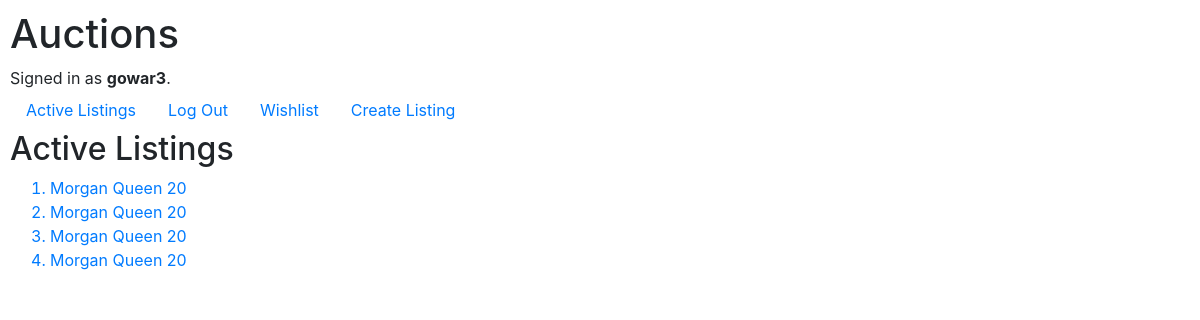
The app's page /auctions/ (signed in), older data.
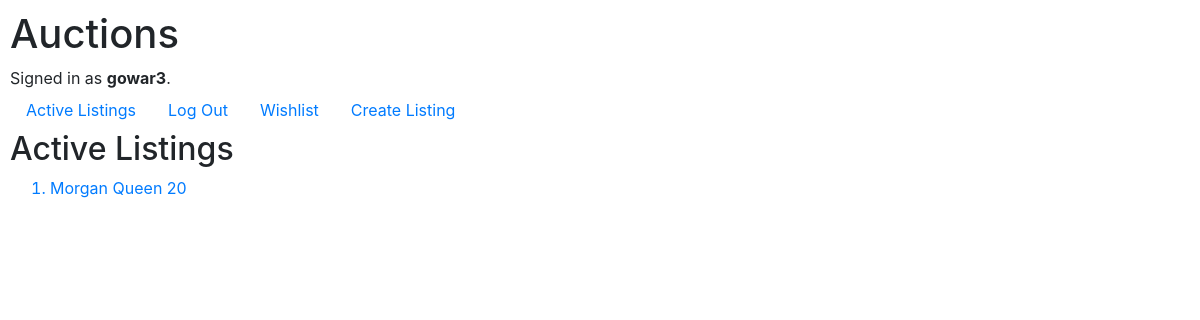
The same page, newer data.
### auctions/models.py (models this page shows)
class Listing(models.Model):
    creator = models.CharField(max_length=64)
    title = models.CharField(max_length=64)
    description = models.CharField(max_length=64)
    price = models.IntegerField()
    winner = models.CharField(max_length=64, default="None")
    status = models.CharField(max_length=64, default="active")
    users = models.ManyToManyField(User, blank=True, related_name= "wishlist")
    def __str__(self):
        return f"{self.title} {self.description} {self.price}"

### auctions/views.py (the view)
# urls.py: path("", views.index, name="index"),
def index(request):
    return render(request, "auctions/index.html", {
        "listings": Listing.objects.all()
    })

### auctions/templates/auctions/index.html
{% extends "auctions/layout.html" %}
{% block body %}
    <h2>Active Listings</h2>
    <ol>
        {% for listing in listings %}
            <a href="{% url 'listing' listing.id %}"><li>{{ listing }}</li></a>
        {% endfor %}
    </ol>
{% endblock %}

Row changes from the older to the newer data that the page shows:
removed Listing: title+description+price "Morgan Queen 20"
removed Listing: title+description+price "Morgan Queen 20"
removed Listing: title+description+price "Morgan Queen 20"
